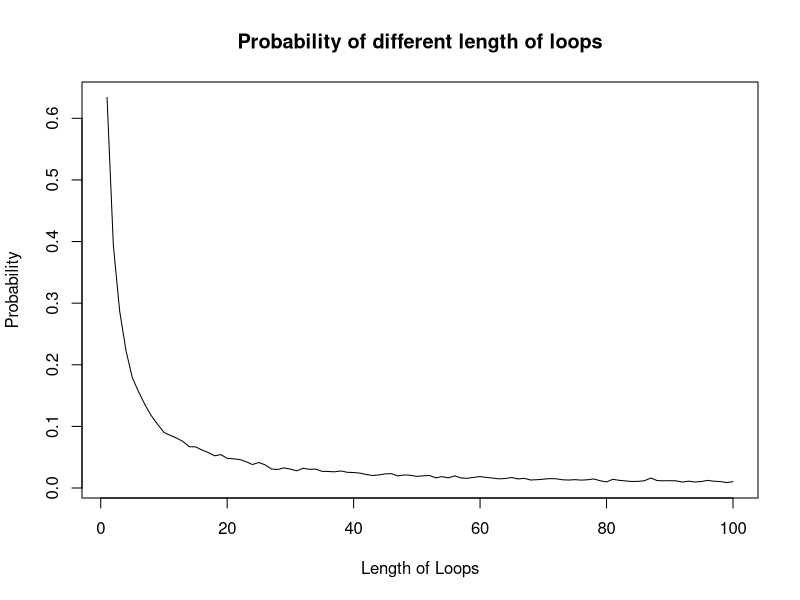

The R script that drew this image:
# Group 15
# Members: Yani Shi(s2308441); Baoyan Deng(s2402728); Qiming Xiong(s2442309)
# Github repo address:
# https://github.com/Signayc/Statistical_programming_practical2.git
#Group contribution: 
#Sally Shi: Q1&Q3-4 (approximately 1/3 of the work)
#Baoyan Deng: Q2&Q3-4 (approximately 1/3 of the work)
#Qiming Xiong: Q5-6 (approximately 1/3 of the work)


################################################################################
# Task 1
# Firstly, for each strategy, the number of cards in a box of length 2n needs to 
# be reallocated in each loop, stored as a vector of length 2n named box. 
# A variable flag is set to store the cumulative times of successful escapes of
# prisoners in loops (nreps).
# For strategy 1, the default box number, box_num, chosen by the prisoner for the
# first time in each loop is k. If the value of box[box_num] is not the prisoner's 
# number k, then the number box_num of the next box chosen is box[box_num], number 
# of the card in the box chosen this time, and so on. Each prisoner has only n 
# attempts, and a variable box_time is set to store the cumulative times of 
# attempts for each prisoner in each loop. If the number of attempts exceeds n, 
# the prisoner fails to escape, and if the number of attempts does not exceed n, 
# the prisoner succeeds once and flag + 1.
# The only difference between strategy 2 and strategy 1 is that the first box 
# number, box_num, chosen by the prisoner for the first time in each loop is a 
# random number in the range 1:2n.
# The design of strategy 3 differs from strategies 1 and 2 in that it directly
# selects a vector of length n in the range 1:2n as the selected box_num, 
# and if the prisoner's number k is in the card numbers corresponding to box  
# numbers selected, box_num, then the escape is successful, otherwise then the 
# escape fails.


Pone <- function(n,k,strategy,nreps=10000) {
    flag <- 0    #set a flag to check whether successful or not
    number_of_boxes = 2*n
    #Repeated nreps times，calculate the total successful probability of individuals   
    
    # nreps times' tests begin
    for (i in c(1:nreps)) {
      # randomly allocate cards to each box in every loop
      box <- sample(c(1:number_of_boxes))  
      box_time <- 0    # the times of try in one loop
      if (strategy == 3) {
        box_num = sample(c(1:number_of_boxes),n)  # randomly open n boxes
        if (k %in% box[box_num]) {
          flag <- flag + 1
        }
      }
      else if(strategy == 1 | strategy == 2) {
        if (strategy == 1) {
          box_num = k  # open box number k on first try
        }
        else if (strategy == 2){
          box_num = sample(c(1:number_of_boxes),1)  
          # random choose the first box to open
        }
        while (box[box_num] != k & box_time <= n) {
          box_time <- box_time + 1
          box_num = box[box_num]
        }
        if (box_time <= n) {
          flag <- flag + 1
        }
      }
    }
    ###tests end
    print(paste0('The probability of a single prisoner succeeding in finding ', 
                 'their number: ',flag / nreps))
}


################################################################################
# Task 2
# The main difference between task1 and task2 is that now we want to know the
# success times of all prisoners escape. A variable single_escape_time is set 
# to store the number of prisoners successfully escape in each loop. And we test
# whether single_escape_time is equal to the number of all prisoners when each
# loop ends. If the value of single_escape_time is equal to the number of all
# prisoners then we have one success time of all escape, and store the success 
# times of all escapes in variable all_escape_times.

Pall <- function(n,strategy,nreps=10000) {
  number_of_boxes = 2*n
  all_escape_time <- 0 # success times of all escape
  for (i in c(1:nreps)) {
    single_escape_time = 0  # success times of single prisoner escape in each loop
    # randomly allocate cards to each box in every loop
    box <- sample(c(1:number_of_boxes))  
    # Tests begin
    for (j in c(1:number_of_boxes)) {
      box_time <- 0    # the times of try for each prisoner in one loop
      if (strategy == 3){
        box_num = sample(c(1:number_of_boxes),n)  # randomly open n boxes
        if (j %in% box[box_num]) {
          single_escape_time = single_escape_time + 1
        } else {
          break
        }
      }
      else if (strategy == 1 | strategy == 2) {
        if (strategy == 1) {
          box_num = j  # open box number j on first try
        }
        else if (strategy == 2) {
          box_num = sample(c(1:number_of_boxes),1)  
          # random choose the first box to open
        }
        repeat {
          box_time <- box_time + 1
          box_num = box[box_num]
          if (box_time > n) {
            break
          }
          if (box[box_num] == j) {
            single_escape_time = single_escape_time + 1
            break
          }
        }
      }
    }
    if (single_escape_time == number_of_boxes) {
      all_escape_time <- all_escape_time + 1  
      # if all prisoners escape in one loop, we have one success time of all escape
    }
  }
    ###Tests end
    print(paste0('the probability of all prisoners finding their number：',              
                 all_escape_time / nreps))
}


################################################################################
# Task 3
Pone(5,3,1,10000)
Pone(50,4,1,10000)


Pone(5,3,2,10000)
Pone(50,4,2,10000)


Pone(5,3,3,10000)
Pone(50,4,3,10000)


Pall(5,1,10000)
Pall(50,1,10000)


Pall(5,2,10000)
Pall(50,2,10000)


Pall(5,3,10000)
Pall(50,3,10000)


################################################################################
# Task 4: 
# When comparing the three strategies, the difference of escape probability for
# a single prisoner is not very large, the result of strategy 1 and strategy 3
# do not show a significant difference. However, when considering all prisoners  
# successfully escape, the probability for strategies 2 and 3 is close to zero 
# at n=5, while the probability of all escape for strategy 1 is still about 50%. 
# But as n increases further (e.g. n=50) the probability of all escape for strategy 
# 1 is still about 30%, while the probability of all escape for the other two 
# strategies is equal to 0. This shows the advantages of strategy 1: 1) the 
# probability of all escape is relatively high comparing with other strategies, 
# and 2) strategy 1 maintains the probability of all escape at around 30% when 
# the number of prisoners increases.
# Probability of all escape under strategy 1 actually can be turned into probability
# that there is no loop longer than n in a randomly arranged vector of length 2n.
# We can calculate this probability, 1-sum(1/(n+1)+...+1/2n), the result is approximately
# equal to 1-ln(2), about 0.3. So Regardless of how large n is taken, the success 
# escape rate for all prisoners under strategy 1 is always maintained at about 30%.


################################################################################
# Task 5:
# In order to calculate the probabilities, we need to find out the times each
# length appears in all simulations. The first loop is used to indicate all the
# experiments, and the second loop is used to indicate n prisoners participated
# in turn. The third loops are used to simulate the process of each prisoner
# finding their cards. The length of every prisoner will be recorded by adding
# one to the corresponding item in list freq. At the end of each simulation, those
# length with freq more than 0 will be added by one in list cnt. After all the
# simulations are completed, the probabilities can be calculated by dividing cnt
# by nreps.

# to estimate the probabilities of loop length from 1 to 2n
dloop <- function(n,nreps) {
  PR = numeric(2*n) 
  # 2n-vector of each length's probability
  cnt = numeric(2*n) 
  # the counts of each length occur at least once in 2n simulations
  
  # 2n simulations
  for (i in 1:nreps) {
    boxes = sample(1:(2*n),replace = F) # randomly shuffle cards to boxes
    freq = numeric(2*n) # the frequency of each length occur in one simulation
    
    # 2n prisoners complete the simulation in turn
    for (j in 1:(2*n)) {
      len = 1
      k = j # the next box to open
      
      # break until find the card with their number
      while (boxes[k] != j) {
        k = boxes[k]
        len = len + 1
      }
      freq[len] = freq[len] + 1
    }
    
    # record the counts each length occurs at least once
    for (len in 1:(2*n)) {
      if (freq[len] != 0)
        cnt[len] = cnt[len] + 1
    }
  }
  
  # calculate the probability of each length
  for (len in 1:(2*n)) {
    PR[len] = cnt[len]/nreps
  }
  return(PR)
}


################################################################################
# Task 6:

# estimate the probabilities for n = 50, nreps = 10000
prob = dloop(50,10000)

# plot the probabilities the occurrence of loop of each length
plot(prob,type = "l", xlab = "Length of Loops",ylab = "Probability",
     main = "Probability of different length of loops")

# calculate the probability that there is no loop longer than 50

# The main difference between function dloop and dloop2 is that in dloop2 we 
# update and store the length of the longest loop in a simulation by comparing 
# max_len continuously, then compare max_len with n=50 at the end of each 
# simulation. If there are no loops longer than 50 in that simulation then 
# cnt+1, and finally calculate the probability that there is no loop longer than
# 50 by cnt.


dloop2 = function(n,nreps){
  PR = 0
  cnt = 0 # the counts of the simulations without loop longer than 50
  
  # nreps simulations
  for (i in 1:nreps) {
    boxes = sample(1:(2*n),replace = F) # randomly shuffle cards to boxes
    max_len = 0 # record the longest length in each simulation
    
    # 2n prisoners complete the simulation in turn
    for (j in 1:(2*n)) {
      len = 1
      k = j # the next box to open
      
      # break until find the card with their number
      while (boxes[k] != j) {
        k = boxes[k]
        len = len + 1
      }
      max_len = max(max_len,len) # change the maximum if necessary
    }
    
    # add the count if there is no loop longer than 50 in this simulation
    if (max_len <= 50)
      cnt = cnt + 1
  }
  
  # calculate the probability that there is no loop longer than 50
  PR = cnt/nreps
  return(PR)
}

# estimate the probability for n = 50, nreps = 10000
probability <- dloop2(50,10000)
print(paste0("Probability that there is no loop longer than 50 in a random ",
             "reshuffling of cards to boxes is ", probability))
